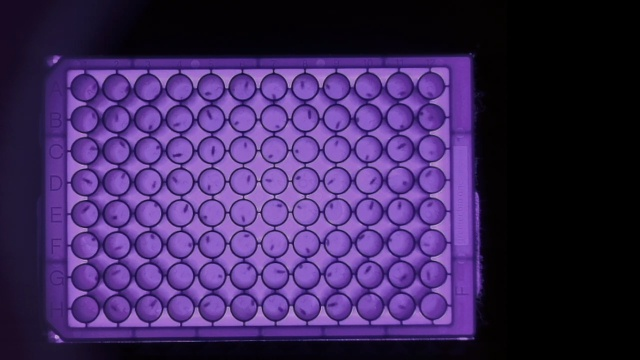
#> input picture tests/fixtures/frame.jpg, 640 x 360 px
$ python -i border.py   (imports and definitions only)
#> lines starting #> are read from the running program, lines starting #| are printed output that depends on the picture; after the words box and inside, x2 and y2 are one past the last pixel; in counts of white or black regions, pixels touching at a corner belong together
#> further down, picture is the input picture: shape (360, 640, 3); mean B, G, R 91.3, 38.9, 61.2
import cv2

# this class crops a given frame to the area of interest
# this is desirable because it essentially increases the usable area of the video,
# making everything more accurate without increasing processing time

# since the inside of the flybox is dark, we use a simple threshold
# 0 is absolute black, 255 is absolute white
# if the frame is still too large, we can set this to a higher value
# (which should be pretty safe, since the area of interest is so bright)
THRESH = 40


class BorderDetector:
    def get_border(self, frame):
        gray = cv2.cvtColor(frame, cv2.COLOR_BGR2GRAY)
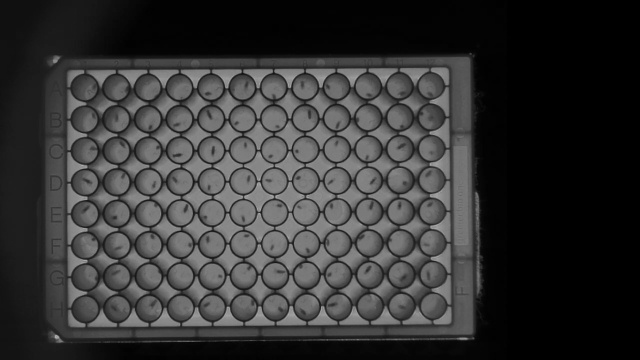
#> gray: shape (360, 640); min 0, max 175, mean 51.5
        _, threshold = cv2.threshold(gray, THRESH, 255, cv2.THRESH_BINARY)
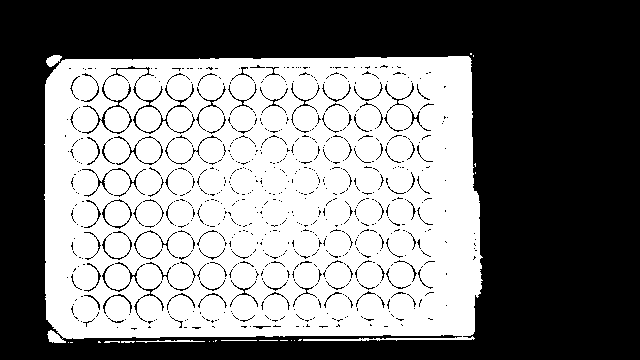
#> threshold: shape (360, 640); 49% white; 21 white regions (15 under 20 px)
        contours, _ = cv2.findContours(
            threshold, cv2.RETR_EXTERNAL, cv2.CHAIN_APPROX_SIMPLE
        )
#> contours = 21 contours, 18 with area under 20; largest, box (x1, y1, x2, y2) and area: (44, 56, 483, 343) 119229, (46, 55, 62, 67) 103, (136, 340, 205, 343) 26
        if len(contours) > 0:
            cnt = max(contours, key=cv2.contourArea)
#> cnt = contour of 308 points, box (x1, y1, x2, y2) (44, 56, 483, 343), area 119229
            x, y, w, h = cv2.boundingRect(cnt)
#> x = 44; y = 56; w = 439; h = 287
        else:
            # if we can't detect a border, just use the whole frame
            x, y, w, h = (0, 0, frame.shape[1], frame.shape[0])
        return (x, y, w, h)

>>> import cv2
>>> picture = cv2.imread('../tests/fixtures/frame.jpg')
>>> result = BorderDetector().get_border(picture)
#> result = (44, 56, 439, 287)

$ run again, on tests/fixtures/grid.jpg
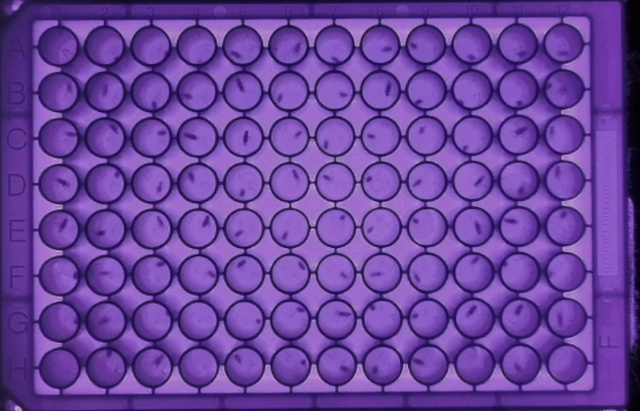
#> input picture tests/fixtures/grid.jpg, 640 x 411 px
#> picture is the input picture: shape (411, 640, 3); mean B, G, R 158.3, 67.8, 106.7
#> in get_border, `gray = cv2.cvtColor(frame, cv2.COLOR_BGR2GRAY)`:
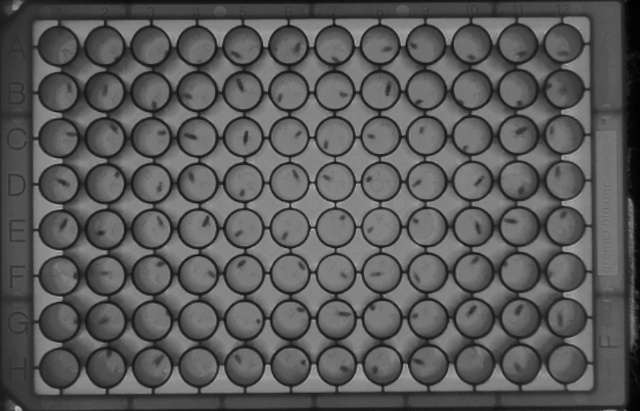
#> gray: shape (411, 640); min 1, max 184, mean 89.8
#> in get_border, `_, threshold = cv2.threshold(gray, THRESH, 255, cv2.THRESH_BINARY)`:
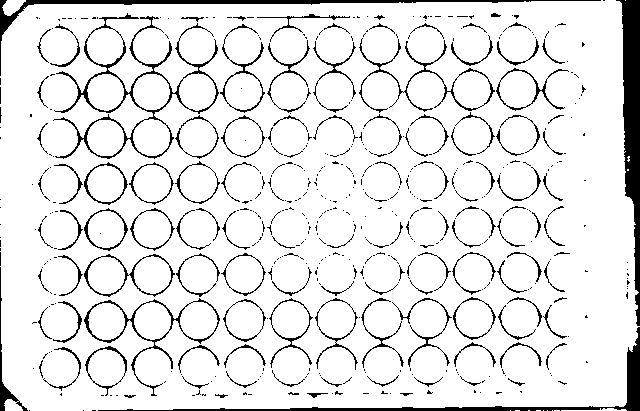
#> threshold: shape (411, 640); 90.1% white; 519 black regions (391 under 20 px)
#> contours = 14 contours, 11 with area under 20; largest, box (x1, y1, x2, y2) and area: (0, 0, 640, 411) 252802, (2, 0, 26, 16) 212, (561, 408, 627, 411) 30
#> cnt = contour of 372 points, box (x1, y1, x2, y2) (0, 0, 640, 411), area 252802
#> x = 0; w = 640; h = 411
#> result = (0, 0, 640, 411)
